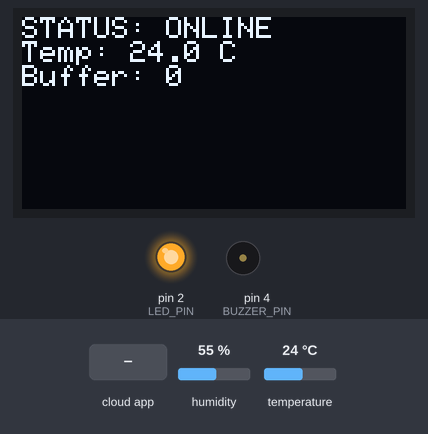
Recording of a sketch running on a simulated Arduino Uno, built with avr-gcc and run on an emulated ATmega328P. On the bench: 128×64 one-colour display, output pins drawn as LEDs (lit = HIGH), buzzer (waves = sounding). The test bench sets the inputs (shaded band); at power-on: temperature 24 °C, humidity 55 %. What the sketch prints to the serial monitor is not drawn.

Above: at 5.7 s.
5.8 s: the phone or cloud app sets system-mode to 1
At 11.6 s:
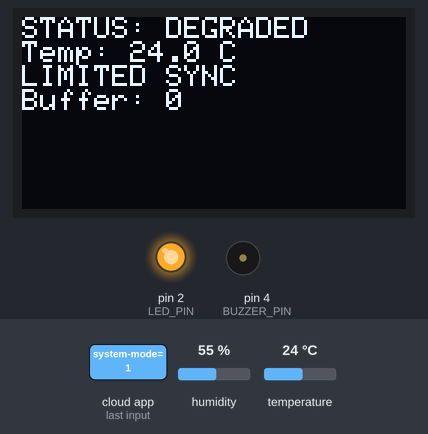
16.8 s: the phone or cloud app sets system-mode to 0
At 25.32 s:
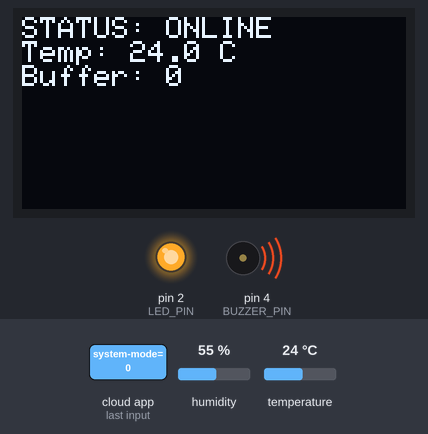
26.8 s: temperature set to 12 °C
At 30.9 s:
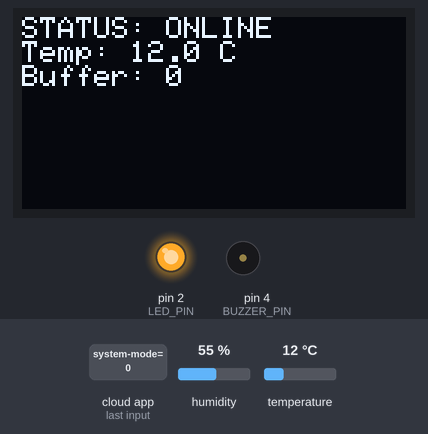
36.8 s: temperature set to 19 °C
At 45.53 s:
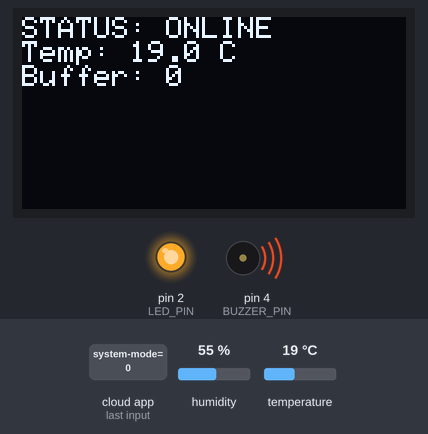
46.9 s: temperature set to 28 °C
At 51.4 s:
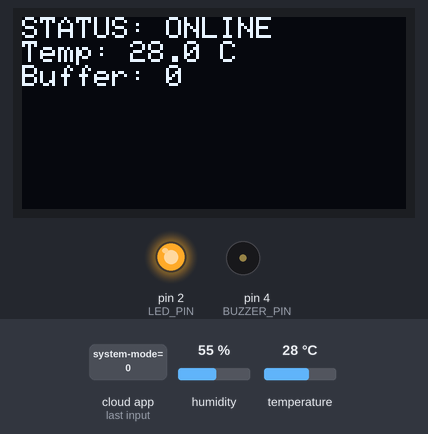
Timing chart, 0 to 57.2 s (numbered marks = the images above; inputs shaded):
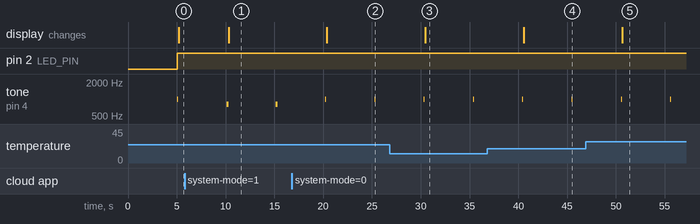

The sketch:

sketch.ino
```cpp
#include "AdafruitIO_WiFi.h"
#include <Wire.h>
#include <Adafruit_GFX.h>
#include <Adafruit_SSD1306.h>
#include <DHT.h>

// Adafruit IO Credentials

#define IO_USERNAME "username"
#define IO_KEY "key"

// Adafruit IO Connection

AdafruitIO_WiFi io(
  IO_USERNAME,
  IO_KEY,
  "Wokwi-GUEST",
  ""
);

// Feeds

AdafruitIO_Feed *connectionStatus = io.feed("connection-status");
AdafruitIO_Feed *temperatureFeed = io.feed("temperature");
AdafruitIO_Feed *bufferCount = io.feed("buffer-count");
AdafruitIO_Feed *systemMode = io.feed("system-mode");

// OLED

#define SCREEN_WIDTH 128
#define SCREEN_HEIGHT 64

Adafruit_SSD1306 display(
  SCREEN_WIDTH,
  SCREEN_HEIGHT,
  &Wire,
  -1
);

// DHT22

#define DHTPIN 15
#define DHTTYPE DHT22

DHT dht(DHTPIN, DHTTYPE);

// Pins

#define LED_PIN 2
#define BUZZER_PIN 4

// Variables

float offlineBuffer[20];
int bufferIndex = 0;

unsigned long previousMillis = 0;
const unsigned long interval = 5000;

int mode = 0;

// Callback

void handleMode(AdafruitIO_Data *data) {
  mode = data->toInt();
}

// Setup

void setup() {

  Serial.begin(115200);

  pinMode(LED_PIN, OUTPUT);
  pinMode(BUZZER_PIN, OUTPUT);

  dht.begin();

  if (!display.begin(SSD1306_SWITCHCAPVCC, 0x3C)) {
    Serial.println("OLED Failed");
    while (true);
  }

  display.clearDisplay();
  display.setTextColor(SSD1306_WHITE);

  systemMode->onMessage(handleMode);

  Serial.println("Connecting to Adafruit IO...");

  io.connect();

  while (io.status() < AIO_CONNECTED) {
    Serial.print(".");
    delay(500);
  }

  Serial.println();
  Serial.println("Connected!");

  systemMode->get();
}

// Loop

void loop() {

  io.run();

  if (millis() - previousMillis >= interval) {

    previousMillis = millis();

    float temp = dht.readTemperature();

    if (isnan(temp)) {
      temp = 25.0;
    }

    display.clearDisplay();
    display.setTextSize(1);

    // ================= ONLINE =================

    if (mode == 0) {

      connectionStatus->save("ONLINE");
      temperatureFeed->save(temp);

      if (bufferIndex > 0) {

        for (int i = 0; i < bufferIndex; i++) {
          temperatureFeed->save(offlineBuffer[i]);
          delay(300);
        }

        bufferIndex = 0;
      }

      bufferCount->save(bufferIndex);

      digitalWrite(LED_PIN, HIGH);

      tone(BUZZER_PIN, 1000);
      delay(100);
      noTone(BUZZER_PIN);

      display.setCursor(0,0);
      display.println("STATUS: ONLINE");

      display.print("Temp: ");
      display.print(temp,1);
      display.println(" C");

      display.print("Buffer: ");
      display.println(bufferIndex);

      Serial.println("ONLINE");
    }

    // ================= DEGRADED =================

    else if (mode == 1) {

      connectionStatus->save("DEGRADED");
      temperatureFeed->save(temp);
      bufferCount->save(bufferIndex);

      digitalWrite(LED_PIN, HIGH);

      tone(BUZZER_PIN, 800);
      delay(200);
      noTone(BUZZER_PIN);

      display.setCursor(0,0);
      display.println("STATUS: DEGRADED");

      display.print("Temp: ");
      display.print(temp,1);
      display.println(" C");

      display.println("LIMITED SYNC");

      display.print("Buffer: ");
      display.println(bufferIndex);

      Serial.println("DEGRADED");
    }

    // ================= OFFLINE =================

    else {

      if (bufferIndex < 20) {
        offlineBuffer[bufferIndex++] = temp;
      }

      connectionStatus->save("OFFLINE");
      bufferCount->save(bufferIndex);

      digitalWrite(LED_PIN, LOW);

      tone(BUZZER_PIN, 500);
      delay(500);
      noTone(BUZZER_PIN);

      display.setCursor(0,0);
      display.println("STATUS: OFFLINE");

      display.println("LOGGING");
      display.println("OFFLINE");

      display.print("Buffer: ");
      display.println(bufferIndex);

      Serial.println("OFFLINE");
    }

    display.display();
  }
}
```

Measured:
- after the input at 5.8 s, the display: changes after 4.5 s (image 1)
- after the input at 16.8 s, the display: changes after 3.5 s (image 2)
- after the input at 26.8 s, the display: changes after 3.6 s (image 3)
- after the input at 36.8 s, the display: changes after 3.8 s (image 4)
- after the input at 46.9 s, the display: changes after 3.8 s (image 5)
- by itself, tone on pin 4 (BUZZER_PIN): alternates 1000 Hz for 0.10 s and silent for 5.0 s
